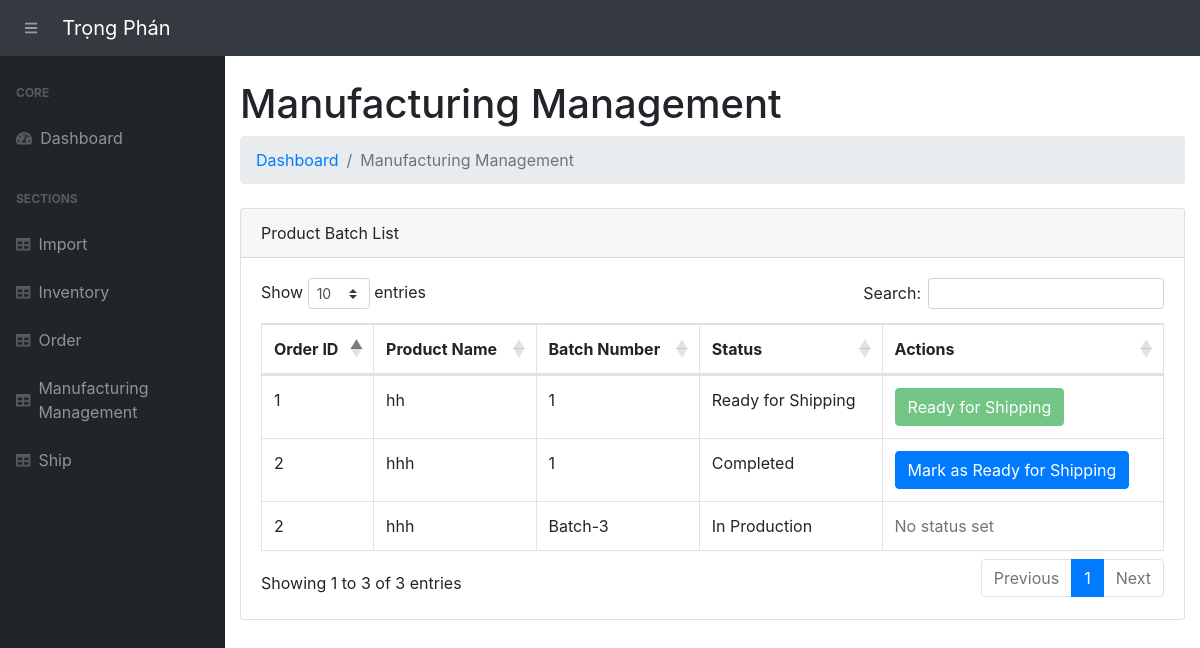
Before: /manufacturing-management/ with the older database file.
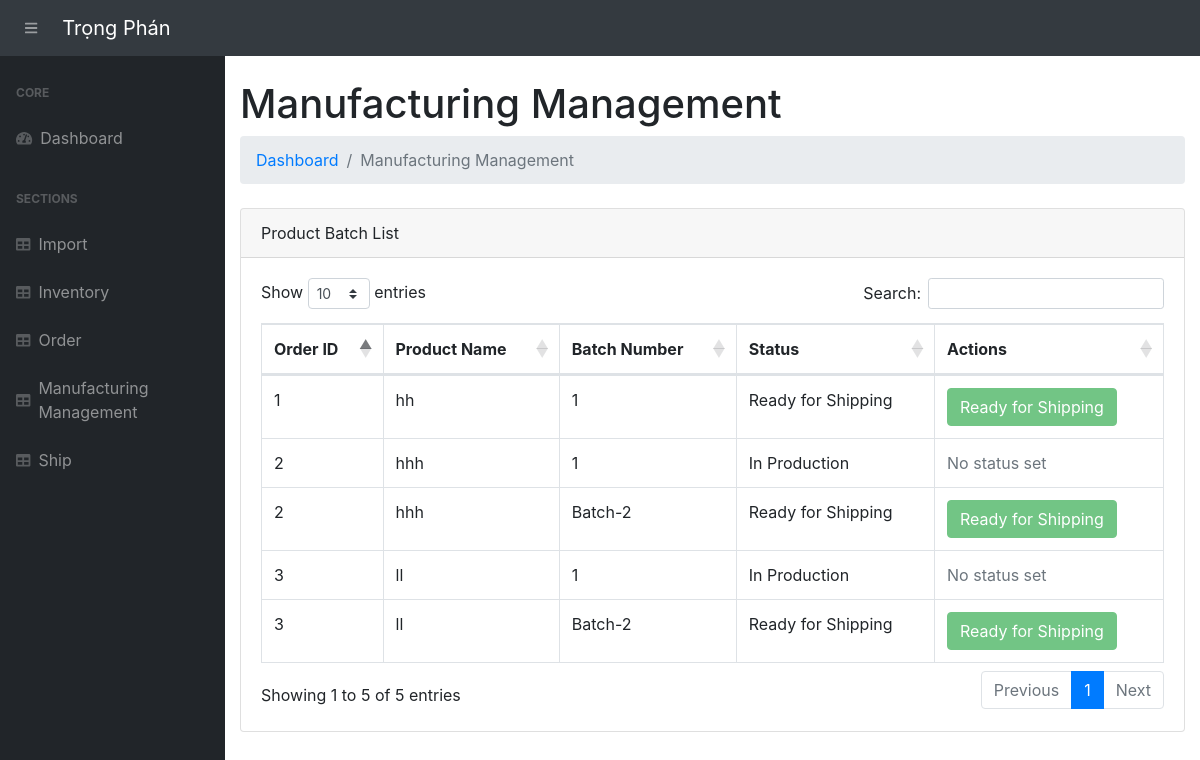
After: the same page with the newer database file.
### app.py (models this page shows, shortened)
class ProductBatch(db.Model):
    __tablename__ = 'product_batches'
    batch_id = db.Column(db.Integer, primary_key=True)
    batch_number = db.Column(db.String(50), nullable=False)
    category = db.Column(db.String(100))
    order_detail_id = db.Column(db.Integer, db.ForeignKey('order_details.order_detail_id'))
    order_detail = db.relationship('OrderDetail', backref='product_batches')
    quantity_in_production = db.Column(db.Integer, default=0)
    quantity_completed = db.Column(db.Integer, default=0)
    quantity_ready_for_shipping = db.Column(db.Integer, default=0)
    manufacturing_status = db.Column(db.String(50), default='In Production')
    product_condition = db.Column(db.String(50), nullable=True)
    defect_reason = db.Column(db.String(255), nullable=True)
    transaction_date = db.Column(db.DateTime, default=vietnam_now)
    quantity_to_update=db.Column(db.Integer, default=0)
    inventory = db.relationship('Inventory', secondary=product_batch_materials, backref='product_batches')

class OrderDetail(db.Model):
    __tablename__ = 'order_details'
    order_detail_id = db.Column(db.Integer, primary_key=True)
    order_id = db.Column(db.Integer, db.ForeignKey('orders.order_id'))
    product_name = db.Column(db.String(100))
    product_price = db.Column(db.Float)
    quantity = db.Column(db.Integer)
    import_id = db.Column(db.Integer, db.ForeignKey('imports.import_id'))  # Import relation
    import_record = db.relationship('Import', backref='order_details', lazy=True)

### app.py (the view, shortened to what this page needs)
@app.route('/manufacturing-management/', methods=["GET", "POST"])
def manufacturing_management():
    product_batches = ProductBatch.query.all()
    inventories = Inventory.query.all()
    return render_template('manufacturing_management.html', product_batches=product_batches, inventories=inventories)

### templates/manufacturing_management.html (shortened to what this page needs)
{% extends 'base.html' %}
{% block content %}
<main>
    <div class="container-fluid">
        <h1 class="mt-4">Manufacturing Management</h1>
        <ol class="breadcrumb mb-4">
            <li class="breadcrumb-item"><a href="/">Dashboard</a></li>
            <li class="breadcrumb-item active">Manufacturing Management</li>
        </ol>
        <div class="card mb-4">
            <div class="card-header">Product Batch List</div>
            <div class="card-body">
                <table class="table table-bordered" id="dataTable" width="100%" cellspacing="0">
                    <thead>
                        <tr>
                            <th>Order ID</th>
                            <th>Product Name</th>
                            <th>Batch Number</th>
                            <th>Status</th>
                            <th>Actions</th>
                        </tr>
                    </thead>
                    <tbody>
                        {% for batch in product_batches %}
                            <tr>
                                <td>{{ batch.order_detail.order_id }}</td>
                                <td>{{ batch.order_detail.product_name }}</td>
                                <td>{{ batch.batch_number }}</td>
                                <td>{{ batch.manufacturing_status }}</td>
                                <td>
                                    {% if batch.manufacturing_status == "Completed" %}
                                        <form action="{{ url_for('manufacturing_management') }}" method="POST" style="display:inline;">
                                            <button type="submit" class="btn btn-primary">Mark as Ready for Shipping</button>
                                        </form>
                                    {% elif batch.manufacturing_status == "Ready for Shipping" %}
                                        <button class="btn btn-success" disabled>Ready for Shipping</button>
                                    {% elif batch.manufacturing_status == "Shipped" %}
                                        <button class="btn btn-secondary" disabled>Shipped</button>
                                    {% else %}
                                        <span class="text-muted">No status set</span>
                                    {% endif %}
                                </td>
                            </tr>
                        {% endfor %}
                    </tbody>
                </table>
            </div>
        </div>
    </div>
</main>
{% endblock %}

Changed rows visible on the page:
changed ProductBatch (number 2 of 5 on the later page): manufacturing_status "Completed" → "In Production"; manufacturing_status "Mark as Ready for Shipping" → "No status set"
changed ProductBatch (number 3 of 5 on the later page): batch_number "Batch-3" → "Batch-2"; manufacturing_status "In Production" → "Ready for Shipping"; manufacturing_status "No status set" → "Ready for Shipping"
added ProductBatch: order_detail.order_id "3", order_detail.product_name "ll", batch_number "1", manufacturing_status "In Production", shows "No status set"
added ProductBatch: order_detail.order_id "3", order_detail.product_name "ll", batch_number "Batch-2", manufacturing_status "Ready for Shipping"
Other visible differences:
text written by a page script: "Show entries Search: Showing 1 to 3 of 3 entries Previous 1 Next" → "Show entries Search: Showing 1 to 5 of 5 entries Previous 1 Next"
